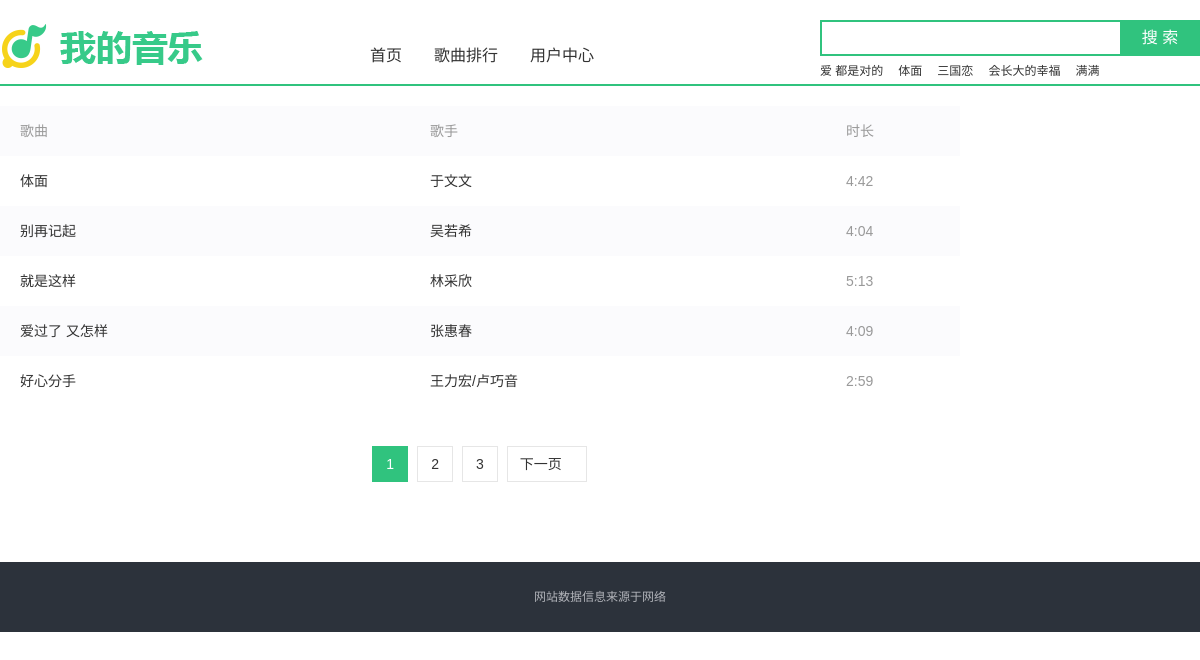
/search/1.html, run on the app's committed database.
### index/models.py (models this page shows, shortened)
class Dynamic(models.Model):
    id = models.AutoField('序号', primary_key=True)
    song = models.ForeignKey(Song, on_delete=models.CASCADE, verbose_name='歌名')
    plays = models.IntegerField('播放次数', default=0)
    search = models.IntegerField('搜索次数', default=0)
    download = models.IntegerField('下载次数', default=0)
    class Meta:
        verbose_name = '歌曲动态'
        verbose_name_plural = '歌曲动态'

class Song(models.Model):
    id = models.AutoField('序号', primary_key=True)
    name = models.CharField('歌名', max_length=50)
    singer = models.CharField('歌手', max_length=50)
    time = models.CharField('时长', max_length=10)
    album = models.CharField('专辑', max_length=50)
    languages = models.CharField('语种', max_length=20)
    type = models.CharField('类型', max_length=20)
    release = models.DateField('发行时间', default=datetime.date.today)
    img = models.FileField("歌曲图片", upload_to='songImg/', default='暂无图片')
    lyrics = models.FileField('歌词', upload_to='songLyric/', default='暂无歌词', blank=True)
    file = models.FileField('歌曲文件', upload_to='songFile/', default='暂无文件')
    label = models.ForeignKey(Label, on_delete=models.CASCADE, verbose_name='歌名分类')
    class Meta:
        verbose_name = '歌曲信息'
        verbose_name_plural = '歌曲信息'

### search/views.py (the view, shortened to what this page needs)
# urls.py: path('<int:page>.html', searchView, name='search')
def searchView(request, page):
    if request.method == 'GET':
        searchs = Dynamic.objects.select_related('song').order_by('-search').all()[:6]
        kword = request.session.get('kword', '')
        if kword:
            song_info = Song.objects.values('id', 'name', 'singer', 'time').filter(
                Q(name__icontains=kword) | Q(singer=kword)).order_by('-release').all()
        else:
            song_info = Song.objects.values('id', 'name', 'singer', 'time').order_by(
                '-release').all()[:50]
        paginator = Paginator(song_info, 5)
        try:
            pages = paginator.page(page)
        except PageNotAnInteger:
            pages = paginator.page(1)
        except EmptyPage:
            pages = paginator.page(paginator.num_pages)
        song_exist = Song.objects.filter(name=kword)
        return render(request, 'search.html', locals())
    else:
        request.session['kword'] = request.POST.get('kword', '')
        return redirect('/search/1.html')

### search/templates/search.html (shortened to what this page needs)
{% extends "base.html"  %}
{% load staticfiles %}
{% block link %}
<link rel="stylesheet" href="{% static "css/common.css" %}">
<link rel="stylesheet" href="{% static "css/search.css" %}">
{% endblock %}
{% block body  %}
<body>
    <div class="header">
        <a href="/" class="logo"><img src="{% static "image/logo.png" %}"></a>
        <div class="search-box">
            <form id="searchForm" action="{% url 'search' 1 %}" method="post">
                <div class="search-keyword">
                    <input id="kword" name="kword" type="text" class="keyword" maxlength="120"/>
                </div>
                <input id="subSerch" type="submit" class="search-button" value="搜 索" />
            </form>
            <div class="search-hot-words">
                {% for s in searchs  %}
                    <a target="play" href="{% url 'play' s.song.id %}" >{{ s.song.name }}</a>
                {% endfor  %}
            </div>
        </div>
    </div>
    <div class="nav-box">
		<div class="nav-box-inner">
			<ul class="nav clearfix">
                <li><a href="{% url 'index' %}">首页</a></li>
				<li><a href="{% url 'ranking' %}" target="_blank">歌曲排行</a></li>
	    	    <li><a href="{% url 'home' 1 %}" target="_blank">用户中心</a></li>
			</ul>
		</div>
	</div>
    <div class="wrapper clearfix" id="wrapper">
    <div class="mod_songlist">
        <ul class="songlist__header">
            <li class="songlist__header_name">歌曲</li>
            <li class="songlist__header_author">歌手</li>
            <li class="songlist__header_time">时长</li>
        </ul>
        <ul class="songlist__list">
            {% for p in pages.object_list %}
            <li class="js_songlist__child">
                <div class="songlist__item">
                    <div class="songlist__songname">
                        <span class="songlist__songname_txt">
                            <a href="{% url 'play' p.id %}" class="js_song" target="play">{{ p.name }}</a>
                        </span>
                    </div>
                    <div class="songlist__artist">
                        <a href="javascript:;" class="singer_name" >{{ p.singer }}</a>
                    </div>
                    <div class="songlist__time">{{ p.time }}</div>
                </div>
            </li>
            {% endfor %}
        </ul>
        <div class="page-box">
            <div class="pagebar" id="pageBar">
                {% for p in pages.paginator.page_range %}
                    {% if pages.number == p %}
                        <span class="sel">{{ p }}</span>
                    {% else %}
                        <a href="{% url 'search' p %}" target="_self">{{ p }}</a>
                    {% endif %}
                {% endfor %}
                {% if pages.has_next %}
                <a href="{% url 'search' pages.next_page_number %}" class="next" target="_self">下一页<i></i></a>
                {% endif %}
            </div>
        </div>
    </div>
    </div>
</body>
{% endblock  %}

### publicStatic/css/common.css (style rules this page uses)
blockquote,body,button,dd,dl,dt,fieldset,form,h1,h2,h3,h4,h5,h6,hr,input,legend,li,ol,p,pre,td,textarea,th,ul { margin:0;padding:0 }
ol,ul { list-style:none }
body { font:12px/1.5 Arial;-webkit-text-size-adjust:none }
button,input,select { vertical-align:middle;font-size:100%;outline:0 }
fieldset,img { border:0 none }
i { font-style:normal }
a { color:#333;text-decoration:none;outline:0 }
.clearfix:after { content:".";display:block;height:0;clear:both;visibility:hidden;font-size:0 }
.header { width:1200px;height:80px;padding:0;margin:10px auto 0 }
.header .logo { float:left;width:214px;height:54px;margin:10px 0 0 0;overflow:hidden }
.search-box { position:relative;z-index:50;float:right;width:302px;padding:0 78px 0 0;margin:10px 0 0 }
.search-box .search-keyword { position:relative;padding:6px 10px;height:20px;overflow:hidden;zoom:1;border:2px solid #30C37E;background:#fff }
.search-box .keyword { float:left;width:278px;height:20px;border:0 none;outline:0 none;font:14px/20px arial;color:#999 }
.search-box .search-button { position:absolute;right:0;top:0;width:80px;height:36px;border:0 none;background-color:#30C37E;color:#fff;font:16px/34px 'Microsoft YaHei',arial;overflow:hidden;cursor:pointer;outline:0 none }
.search-box .search-hot-words { margin:5px 0 0;height:20px;line-height:20px;overflow:hidden }
.search-box .search-hot-words a { float:left;margin:0 15px 0 0 }
.nav-box { margin-top:-50px;border-bottom:2px solid #30C37E }
.nav-box-inner { width:1200px;margin:0 auto }
.nav-box .nav { padding:0 0 12px 360px;height:32px;line-height:32px }
.nav li { float:left;height:32px;margin-right:12px }
.nav-box .nav li a { position:relative;float:left;padding:0 10px;font:16px/2 'Microsoft YaHei';color:#333;white-space:nowrap }
.page-box { position:relative;zoom:1 }
.pagebar { padding:0 0 40px;font-size:14px;font-family:arial;line-height:34px;text-align:center }
.pagebar span { margin:0 3px 0 2px }
.pagebar span.historySel,.pagebar span.sel { font-family:arial }
.pagebar .historySel,.pagebar .sel,.pagebar a { display:inline-block;border:1px solid #e6e6e6;padding:0 7px;height:34px;min-width:20px;white-space:nowrap;margin:0 3px 0 2px;vertical-align:top }
.pagebar a { color:#333 }
.pagebar .sel,.pagebar a:hover { background:#30C37E;color:#fff;border-color:#30C37E }
.pagebar .next { padding:0 24px 0 12px;position:relative }
.pagebar .next i,.pagebar .prev i { position:absolute;width:7px;height:12px;font:0/0 arial;top:11px }
.pagebar .next i { right:12px;background-position:-11px -76px }

### publicStatic/css/search.css (style rules this page uses)
a { color:#333;text-decoration:none }
.wrapper { width:1200px;padding:0;margin:20px auto 0 }
.mod_songlist { font-size:14px;overflow:hidden;width:960px;float:left }
.mod_lyric_list,.mod_mv_list,.mod_playlist_text,.mod_songlist { padding-bottom:40px }
.songlist__header { height:50px;line-height:50px;background-color:#fbfbfd;color:#999 }
.songlist__header,.songlist__item { position:relative;padding-left:20px }
.songlist__header,.songlist__item { padding-right:122px }
.songlist__header_name,.songlist__songname { float:left;width:47.685185%;position:relative;white-space:normal }
.songlist__list { overflow:hidden;clear:both }
.songlist__list li:nth-child(even) { background-color:#fbfbfd }
.songlist__item { clear:both;font-size:0;overflow:hidden }
.songlist__album,.songlist__artist,.songlist__number,.songlist__other,.songlist__songname,.songlist__time { line-height:50px;height:50px;overflow:hidden;text-overflow:ellipsis;white-space:nowrap;font-size:14px }
.songlist__songname_txt { float:left;overflow:hidden;text-overflow:ellipsis;max-width:75%;margin-right:8px;white-space:nowrap }
.songlist__item .songlist__songname_txt:nth-child(1) { max-width:85%;box-sizing:border-box }
.songlist__album,.songlist__artist,.songlist__header_album,.songlist__header_author { float:left;padding-left:20px;width:23.611111% }
.songlist__header_time,.songlist__time { position:absolute;top:0;right:38px;width:50px;right:64px }
.songlist__song_txt,.songlist__time { color:#999 }
.pagebar { padding:40px 0 0 }

### data on the page
Dynamic: song.name "爱 都是对的"
Dynamic: song.name "体面"
Dynamic: song.name "三国恋"
Dynamic: song.name "会长大的幸福"
Dynamic: song.name "满满"
Song: name "体面", singer "于文文", time "4:42"
Song: name "别再记起", singer "吴若希", time "4:04"
Song: name "就是这样", singer "林采欣", time "5:13"
Song: name "爱过了 又怎样", singer "张惠春", time "4:09"
Song: name "好心分手", singer "王力宏/卢巧音", time "2:59"

### other printed values
{{ p }} "1"
{{ p }} "2" "3"
